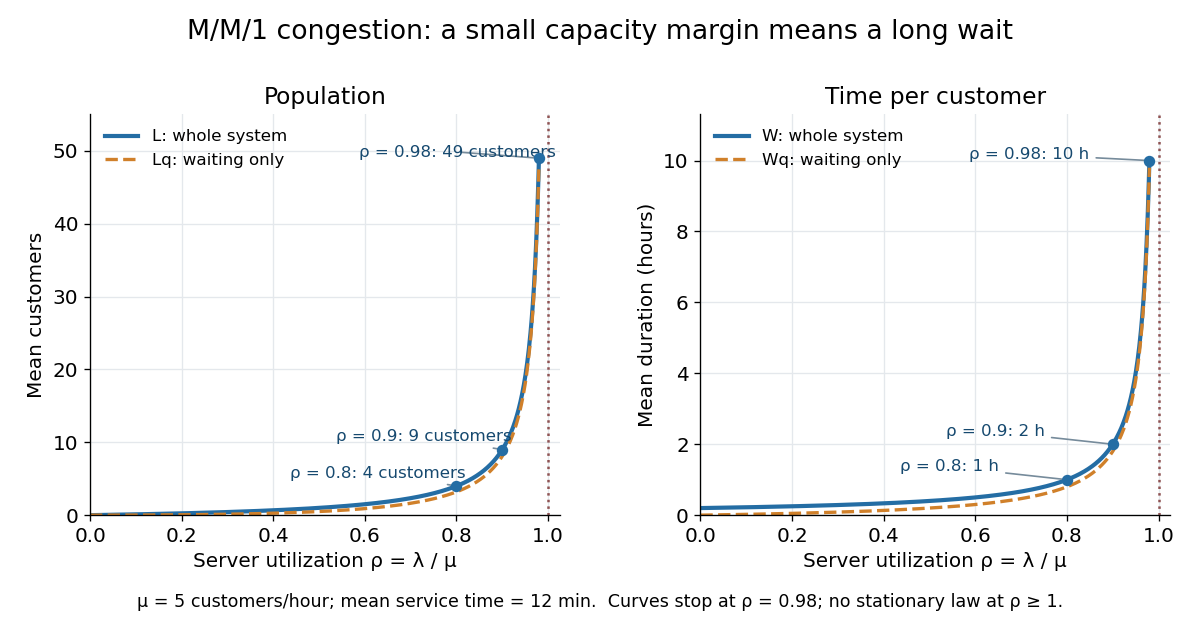

Python code for this plot:
"""Draw exact M/M/1 congestion curves; write the PNG to the CWD.

Tested with Python 3.14.4, matplotlib 3.10.7, and numpy 2.3.5.
Run from _media: MPLBACKEND=Agg python3 ../queue-utilization-delay.py
"""

from pathlib import Path

import matplotlib.pyplot as plt
import numpy as np


def main():
    mu = 5.  # customers per hour
    rho = np.linspace(0, .98, 801)
    population = rho / (1 - rho)
    waiting_population = rho**2 / (1 - rho)
    duration = 1 / (mu * (1 - rho))
    waiting_duration = rho / (mu * (1 - rho))
    assert np.allclose(population - waiting_population, rho)
    assert np.allclose(duration - waiting_duration, 1 / mu)
    assert np.allclose(mu * rho * duration, population)

    plt.rcParams.update({'font.size': 12, 'axes.titlesize': 14})
    blue, orange = '#246da4', '#d0802a'
    fig, (count, delay) = plt.subplots(1, 2, figsize=(10, 5.3), dpi=120,
                                     facecolor='white')
    count.plot(rho, population, color=blue, linewidth=2.5, label='L: whole system')
    count.plot(rho, waiting_population, color=orange, linestyle='--',
               linewidth=2, label='Lq: waiting only')
    delay.plot(rho, duration, color=blue, linewidth=2.5, label='W: whole system')
    delay.plot(rho, waiting_duration, color=orange, linestyle='--',
               linewidth=2, label='Wq: waiting only')
    for load, customer_count, hours in [(0.8, 4, 1), (0.9, 9, 2), (0.98, 49, 10)]:
        for ax, y in [(count, customer_count), (delay, hours)]:
            ax.scatter(load, y, color=blue, s=34, zorder=4)
            suffix = ' customers' if ax is count else ' h'
            offset = (-108, 1) if load == .98 else (-100, 5)
            ax.annotate(f'ρ = {load:g}: {y:g}{suffix}', (load, y),
                        xytext=offset, textcoords='offset points', fontsize=10,
                        color='#16496f',
                        arrowprops={'arrowstyle': '-', 'color': '#768b9b'})
    count.set(ylabel='Mean customers', title='Population', ylim=(0, 55))
    delay.set(ylabel='Mean duration (hours)', title='Time per customer', ylim=(0, 11.3))
    for ax in (count, delay):
        ax.axvline(1, color='#8f5353', linestyle=':', linewidth=1.5)
        ax.set(xlim=(0, 1.025), xlabel='Server utilization ρ = λ / μ',
               xticks=[0, .2, .4, .6, .8, 1])
        ax.legend(loc='upper left', frameon=False, fontsize=10)
        ax.grid(color='#e4e8ec', linewidth=.8)
        ax.spines[['top', 'right']].set_visible(False)
    fig.suptitle('M/M/1 congestion: a small capacity margin means a long wait',
                 fontsize=16, y=.97)
    fig.text(.5, .045, 'μ = 5 customers/hour; mean service time = 12 min.  '
             'Curves stop at ρ = 0.98; no stationary law at ρ ≥ 1.',
             ha='center', fontsize=10.5)
    fig.subplots_adjust(left=.075, right=.975, top=.82, bottom=.19, wspace=.30)
    fig.savefig(Path.cwd() / Path(__file__).with_suffix('.png').name,
                facecolor='white', transparent=False)
    plt.close(fig)


if __name__ == '__main__':
    main()
